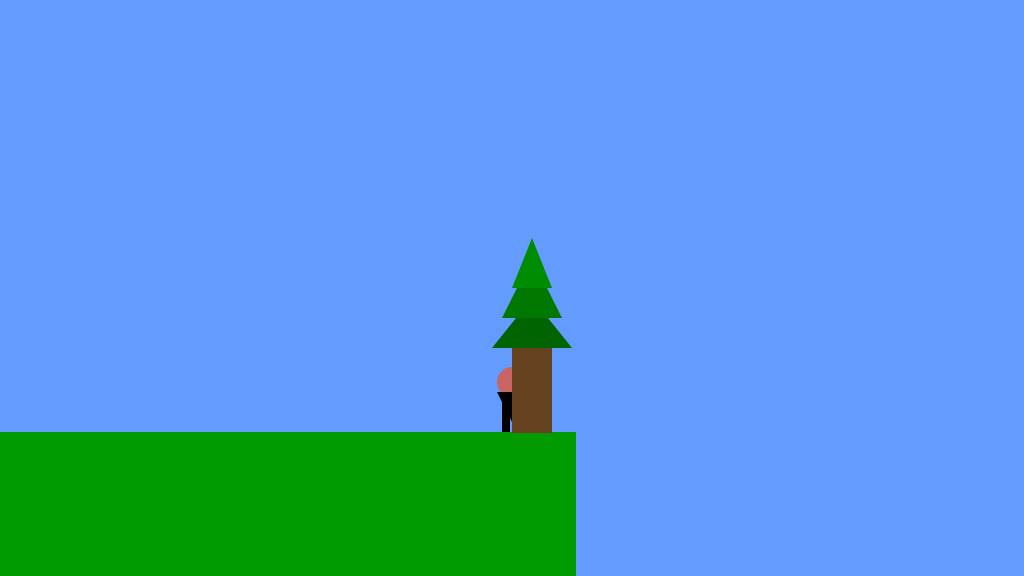
Frame 1 (no input)
Frame 60 (no input): identical to frame 1, image omitted
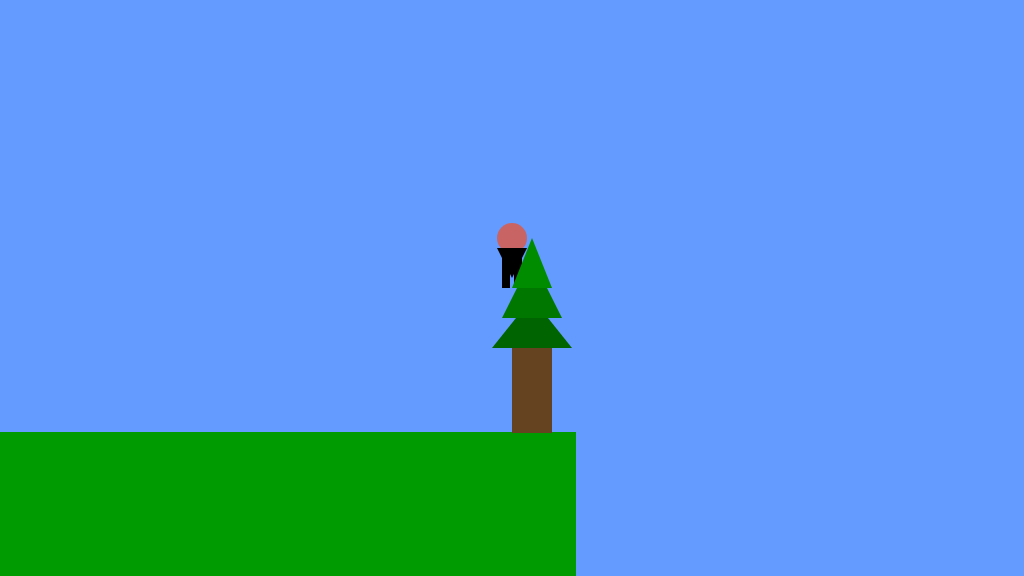
Frame 120 (the mouse pressed at the canvas centre since frame 60)

The p5.js sketch that drew these frames (run headless with seeded random() and noise() and a simulated clock; from frame 60 on, the mouse is pressed at the canvas centre):

// p5.js sketch
// ── sketch.js
/*

The Game Project

2b - using variables

*/

var floorPos_y;

var gameChar_x;
var gameChar_y;

var treePos_x;
var treePos_y;

var canyon;
var collectable;

var mountain;
var cloud;


function setup()
{
	createCanvas(1024, 576);
	floorPos_y = 432; //NB. we are now using a variable for the floor position

	//NB. We are now using the built in variables height and width
	gameChar_x = width/2;
	gameChar_y = floorPos_y;

	treePos_x = width/2;
	treePos_y = height/2;
}

function draw()
{
	background(100, 155, 255); //fill the sky blue

	noStroke();
	fill(0, 155, 0);
	rect(0, floorPos_y, height, width - floorPos_y); //draw some green ground


	//draw the game character

	//head
	fill(200,100,100);
	ellipse(gameChar_x, gameChar_y - 50, 30, 30);
	//body
	fill(0);
	triangle(gameChar_x - 15, gameChar_y - 40, gameChar_x + 15, gameChar_y - 40, gameChar_x, gameChar_y - 10);
	//legs
	rect(gameChar_x - 10, gameChar_y - 30, 8, 30);
	rect(gameChar_x + 2, gameChar_y - 30, 8, 30);

	//draw a tree
	fill(101, 67, 33);
	rect(treePos_x, treePos_y + 45, 40, 100);

	//branches/leaves

	fill(0, 100, 0);
	//triangle(760, 350, 820, 290, 880, 350);
	triangle(treePos_x - 20, treePos_y + 60, treePos_x + 20, treePos_y + 10, treePos_x + 60, treePos_y	 + 60);
	fill(0, 120, 0);
	//triangle(770, 330, 820, 250, 870, 330);
	triangle(treePos_x - 10, treePos_y + 30, treePos_x + 20, treePos_y - 30, treePos_x + 50, treePos_y	 + 30);
	fill(0, 140, 0);
	//triangle(780, 300, 820, 230, 860, 300);
	triangle(treePos_x , treePos_y, treePos_x + 20, treePos_y - 50, treePos_x + 40, treePos_y);

}

function mousePressed()
{

	gameChar_x = mouseX;
	gameChar_y = mouseY;

}
